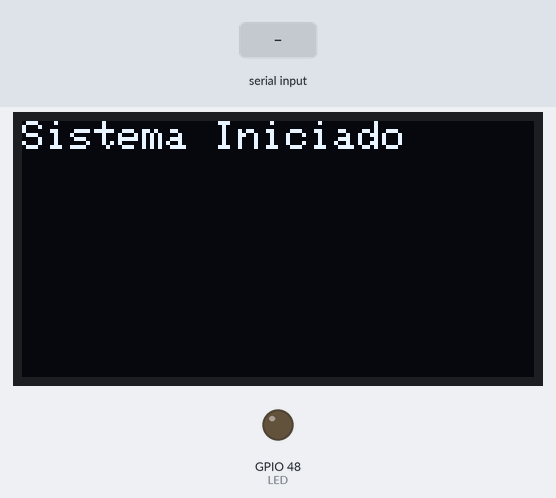
Simulated run of this program. Board: ESP32-S3. Shown: 128×64 one-colour display, output pins drawn as LEDs (lit = HIGH). The inputs (shaded band) are chosen by the test bench. What the program prints to the serial monitor is not drawn.

Above: at 0.2 s.
6.7 s: "SCAN\n" received over Serial
At 7.9 s:
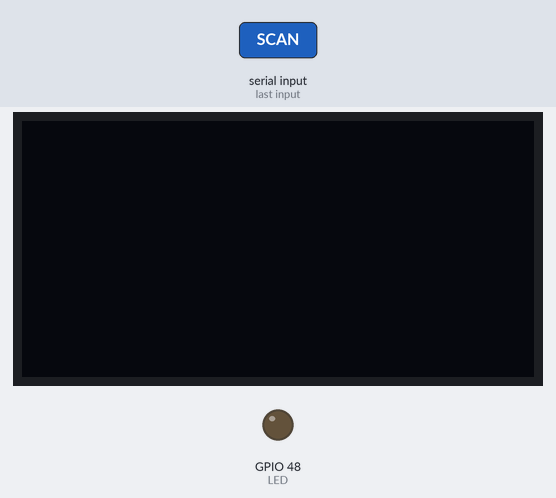
Timing chart, 0 to 9.7 s (numbered marks = the images above; inputs shaded):
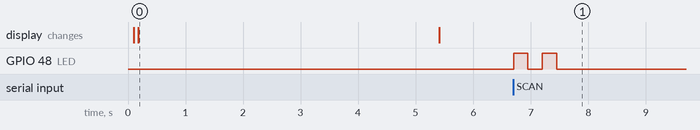

Measured:
- after the input at 6.7 s, GPIO 48 (LED): alternates HIGH for 0.25 s and LOW for 0.25 s, 4 changes in all, then stays LOW, starting at once
- what the display in image 0 shows lasts 5.2 s, from 0.2 s to 5.4 s

The program:

main.cpp
```cpp
#include <Arduino.h>
#include <Wire.h>
#include <Adafruit_GFX.h>
#include <Adafruit_SSD1306.h>
#include "imagenes.h"

#define PIN_SCL 10
#define PIN_SDA 11

#define ANCHO_PANTALLA 128
#define ALTO_PANTALLA 64
#define OLED_RESET -1
#define ADDRESS_SCREEN 0x3c

struct Imagen {
  char ID[4];
  int Alto;
  int Ancho;
  const unsigned char* BitMap;
};

const Imagen IMAGENES[] = {
  {"AXL", Ajolote_Height, Ajolote_Width, Ajolote},
  {"PNK", SpiderPunk_Height, SpiderPunk_Width, SpiderPunk},
  {"RBL", Rebelion_Height, Rebelion_Width, Rebelion},
  {"TRZ", Trazo_Height, Trazo_Width, Trazo},
};

const size_t NUM_IMAGENES = sizeof(IMAGENES)/sizeof(IMAGENES[0]);

#define LED 48

Adafruit_SSD1306 display(ANCHO_PANTALLA, ALTO_PANTALLA, &Wire, OLED_RESET);

const Imagen* BuscarImagenID(const char id[4]) {
  if(!id)
    return nullptr;
  for (size_t i = 0; i < NUM_IMAGENES; ++i) {
    if(strncmp(IMAGENES[i].ID, id, 3) == 0) {
      return &IMAGENES[i];
    }
  }
  return nullptr;
}

void MostrarImagenID(const char id[4], int tiempoSeg) {
  const Imagen* img = BuscarImagenID(id);
  if (!img) {
    Serial.println("Imagen no encontrada");
    digitalWrite(LED, HIGH);
    delay(3000);
    digitalWrite(LED, LOW);
    return;
  }
  display.clearDisplay();
  display.display();
  display.drawBitmap((display.width() - img->Ancho) / 2, (display.height() - img->Alto) / 2, img->BitMap, img->Ancho, img->Alto, SSD1306_WHITE);
  display.display();
  delay(tiempoSeg * 1000);
  display.clearDisplay();
  display.display();
}

void setup() {
  Serial.begin(9600);
  Wire.begin(PIN_SDA, PIN_SCL);
  delay(100);

  pinMode(LED, OUTPUT);

  if (!display.begin(SSD1306_SWITCHCAPVCC, ADDRESS_SCREEN)) {
    Serial.println("Error inicializando la pantalla OLED");
    digitalWrite(LED, HIGH);
    //while(1);
  }

  display.clearDisplay();
  display.display();
  display.setTextSize(1);
  display.setTextColor(SSD1306_WHITE);
  display.setCursor(0, 0);
  display.println("Sistema Iniciado");
  display.display();
  delay(200);

  Serial.println("Sistema Iniciado");
  delay(5000);
  display.clearDisplay();
  display.display();
}

int scanI2C() {
  byte error, address;
  int nDevices = 0;
  Serial.println("Escaneando puerto I2C...\n");

  for (address = 1; address < 127; address++) {
      Wire.beginTransmission(address);
      error = Wire.endTransmission();

      if (error == 0) {
          String mensaje = "I2C encontrado en la direccion 0x";
          if (address < 16)
              mensaje += "0";
          mensaje += String(address, HEX);
          mensaje += " !";
          Serial.println(mensaje);
          nDevices++;
      } else if (error == 4) {
          String mensaje = "Error desconocido en la direccion 0x";
          if (address < 16)
              mensaje += "0";
          mensaje += String(address, HEX);
          Serial.println(mensaje);
      }
      delay(5);
  }

  if (nDevices == 0) {
      Serial.println("Ningun dispositivo I2C encontrado");
  } else {
      Serial.println("\nEscaneo completado!");
  }
  return nDevices;
}

void ProcesarComando(String cmd) {
  if (cmd != "") {
    for (int i = 0; i < 2; i++) {
      digitalWrite(LED, HIGH);
      delay(250);
      digitalWrite(LED, LOW);
      delay(250);
    }

    if (cmd.startsWith("SCAN")) {
      Serial.println("Se encontraron " + String(scanI2C()) + " dispositivos I2C");

    } else if (cmd.startsWith("IMG")) {
      //* Ejemplo IMG>AXL10
      String IDImg = cmd.substring(4, 7);
      int tiempo = cmd.substring(7, 9).toInt();
      MostrarImagenID(IDImg.c_str(), tiempo);

    } else {
      Serial.println("Comando Desconocido");
    }
  }
}

void loop() {
  String comando = Serial.readStringUntil('\n');
  ProcesarComando(comando);
  delay(100);
}
```

Source omitted: imagenes.h (data table, 17476 bytes)
